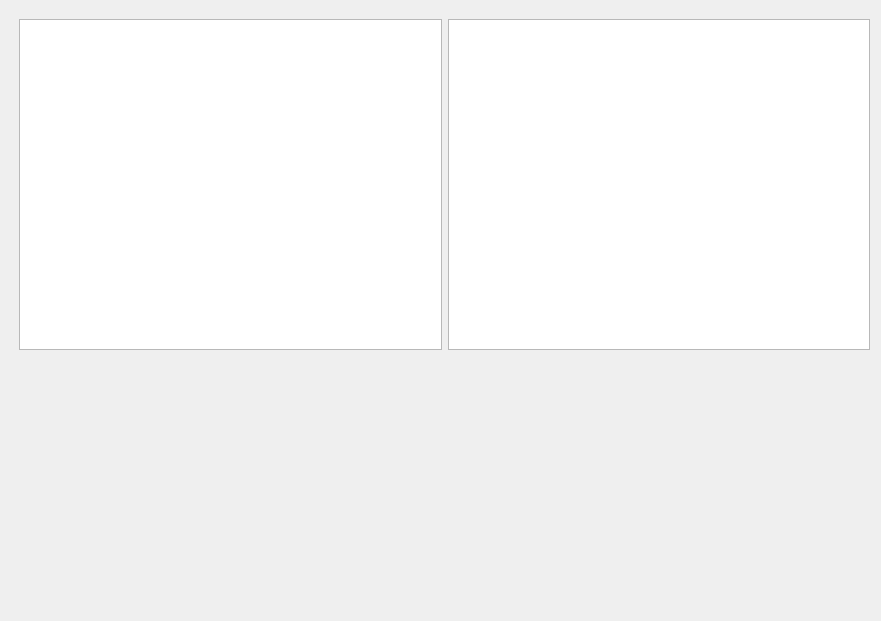
<?xml version="1.0" encoding="UTF-8"?>
<ui version="4.0">
 <class>Departamento</class>
 <widget class="QWidget" name="Departamento">
  <property name="geometry">
   <rect>
    <x>0</x>
    <y>0</y>
    <width>881</width>
    <height>621</height>
   </rect>
  </property>
  <property name="windowTitle">
   <string>Form</string>
  </property>
  <widget class="QWidget" name="horizontalLayoutWidget">
   <property name="geometry">
    <rect>
     <x>19</x>
     <y>19</y>
     <width>851</width>
     <height>331</height>
    </rect>
   </property>
   <layout class="QHBoxLayout" name="horizontalLayout">
    <item>
     <widget class="QTableView" name="tableView"/>
    </item>
    <item>
     <widget class="QTableView" name="tableView_2"/>
    </item>
   </layout>
  </widget>
 </widget>
 <resources/>
 <connections/>
</ui>
